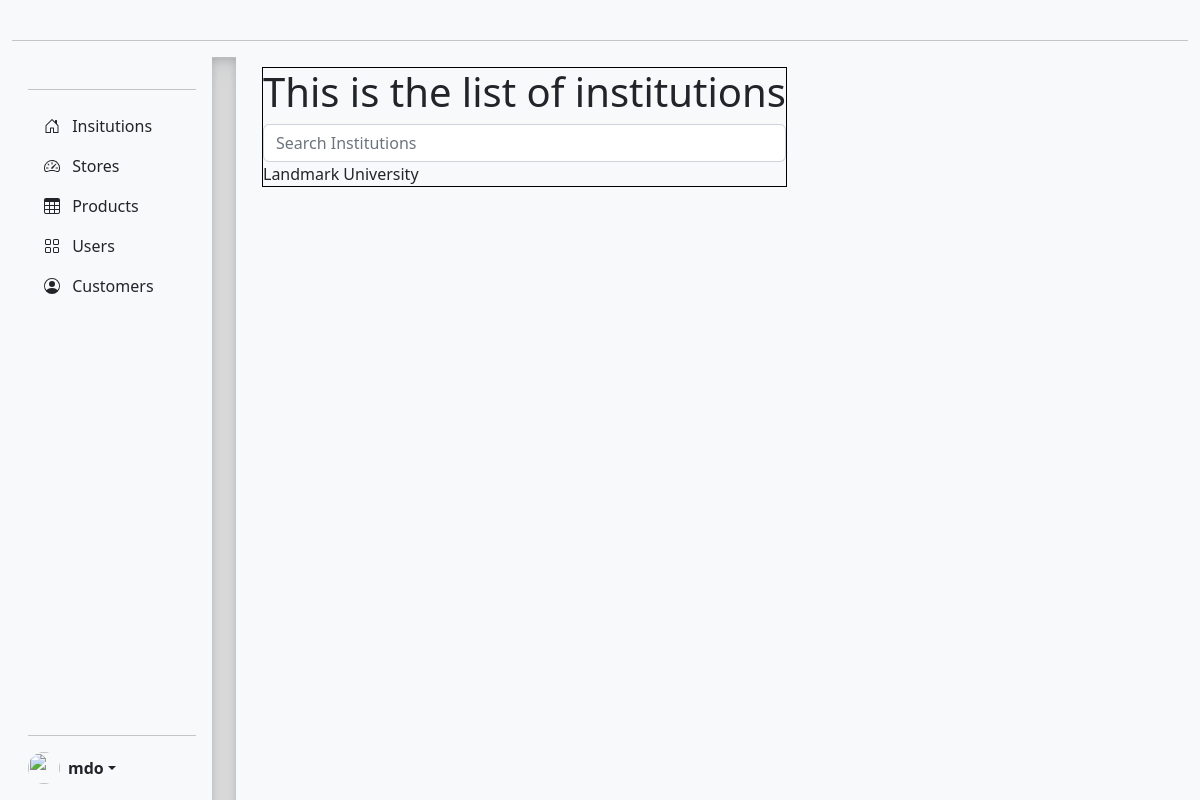
/office/institution-list, run on an earlier commit of the app's database.
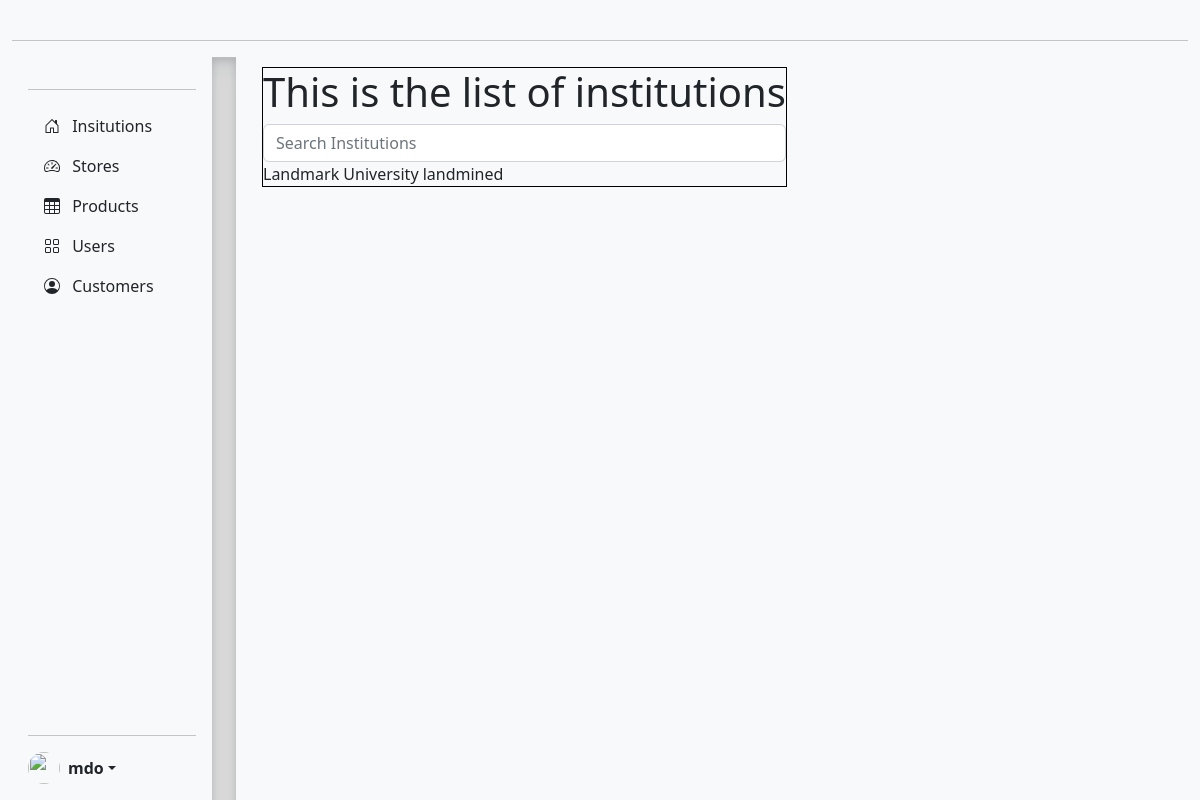
And on a later commit of the database.
### core/models.py (models this page shows)
class Institution(models.Model):
    uuid = models.UUIDField(default=uuid.uuid4, editable=False, unique=True)
    name = models.CharField(max_length=1000)
    address = models.CharField(max_length=3000)
    institution_manager = models.ForeignKey(User, on_delete=models.CASCADE, related_name="institution")
    date_joined = models.DateTimeField(auto_now_add=True)

### core/views.py (the view)
# urls.py: path('institution-list', views.institution_list, name="institution-list"),
def institution_list(request):
    institutes = Institution.objects.all()
    return render(request, "core/manage-institution/institution-list.html", {"institute": institutes})

### core/templates/core/manage-institution/institution-list.html (shortened to what this page needs)
{% extends 'core/dashboard.html' %}
{% block manage %}
    <h1>This is the list of institutions</h1>
    <form method="post", action="{% url 'core:institution-search' %}">
        <input type="text", class="form-control", placeholder="Search Institutions", name="search">
    </form>
    {% block institution %}
        {% for institute in institute %}
            {{ institute.name }}
        {% endfor %}
    {% endblock institution %}
{% endblock manage %}

### core/templates/core/dashboard.html (shortened to what this page needs)
{% extends 'base.html' %}
{% load static %}
{% block content %}
<div class="dashboard-backbone">
    <div class="dashboard-sidebar">
        {% include 'core/sidebar.html' %}
    </div>
    <div class="block-manage">
        {% block manage %}
        {% endblock manage %}
    </div>
</div>
{% endblock content %}

### templates/base.html (shortened to what this page needs)
{% load static %}
<!DOCTYPE html>
<html lang="en">
<head>
    <link href="https://cdn.jsdelivr.net/npm/bootstrap@5.2.3/dist/css/bootstrap.min.css" rel="stylesheet">
    <link rel="stylesheet" href="{% static 'assets/css/style.css' %}">
    <link rel="stylesheet" href="{% static 'assets/css/sidebars.css' %}">
</head>
<body class="bg-light">
    <div class="container-fluid">
        {% include 'navbar.html' %}
        {% block content %}
        {% endblock content %}
    </div>
</body>
</html>

### templates/navbar.html (shortened to what this page needs)
<br>
<hr>

### core/templates/core/sidebar.html (shortened to what this page needs)
<main class="d-flex flex-nowrap">
    <div class="d-flex flex-column flex-shrink-0 p-3 bg-light" style="width: 200px;">
        <hr>
        <ul class="nav nav-pills flex-column mb-auto">
            <li>
                <a href="{% url 'core:institution-list' %}" class="nav-link link-dark" aria-current="page">
                    <svg class="bi pe-none me-2" width="16" height="16"><use xlink:href="#home"/></svg>
                    Insitutions
                </a>
            </li>
            <li>
                <a href="#" class="nav-link link-dark">
                    <svg class="bi pe-none me-2" width="16" height="16"><use xlink:href="#speedometer2"/></svg>
                    Stores
                </a>
            </li>
            <li>
                <a href="#" class="nav-link link-dark">
                    <svg class="bi pe-none me-2" width="16" height="16"><use xlink:href="#table"/></svg>
                    Products
                </a>
            </li>
            <li>
                <a href="#" class="nav-link link-dark">
                    <svg class="bi pe-none me-2" width="16" height="16"><use xlink:href="#grid"/></svg>
                    Users
                </a>
            </li>
            <li>
                <a href="#" class="nav-link link-dark">
                    <svg class="bi pe-none me-2" width="16" height="16"><use xlink:href="#people-circle"/></svg>
                    Customers
                </a>
            </li>
        </ul>
        <hr>
        <div class="dropdown">
            <a href="#" class="d-flex align-items-center link-dark text-decoration-none dropdown-toggle" data-bs-toggle="dropdown" aria-expanded="false">
                <img src="https://github.com/mdo.png" alt="" width="32" height="32" class="rounded-circle me-2">
            <strong>mdo</strong>
            </a>
        </div>
    </div>
    <div class="b-example-divider b-example-vr"></div>
</main>

### static/assets/css/style.css (style rules this page uses)
a { text-decoration: none; }

### static/assets/css/sidebars.css (style rules this page uses)
body { min-height: 100vh; min-height: -webkit-fill-available; }
html { height: -webkit-fill-available; }
main { height: 100vh; height: -webkit-fill-available; max-height: 100vh; overflow-x: auto; overflow-y: hidden; }
.dropdown-toggle { outline: 0; }

### templates/navbar.html (style rules this page uses)
.b-example-divider { height: 3rem; background-color: rgba(0, 0, 0, .1); border: solid rgba(0, 0, 0, .15); border-width: 1px 0; box-shadow: inset 0 .5em 1.5em rgba(0, 0, 0, .1), inset 0 .125em .5em rgba(0, 0, 0, .15); }
.b-example-vr { flex-shrink: 0; width: 1.5rem; height: 100vh; }
.bi { vertical-align: -.125em; fill: currentColor; }

### core/templates/core/dashboard.html (style rules this page uses)
.dashboard-backbone { display: flex; }
.block-manage { border: 1px solid black; margin-top: 10px; margin-left: 250px; }

### core/templates/core/sidebar.html (style rules this page uses)
.b-example-divider { height: 3rem; background-color: rgba(0, 0, 0, .1); border: solid rgba(0, 0, 0, .15); border-width: 1px 0; box-shadow: inset 0 .5em 1.5em rgba(0, 0, 0, .1), inset 0 .125em .5em rgba(0, 0, 0, .15); }
.b-example-vr { flex-shrink: 0; width: 1.5rem; height: 100vh; }
.bi { vertical-align: -.125em; fill: currentColor; }
main { position: fixed; }

What changed in the data, as far as the page shows it:
added Institution: name "landmined"
